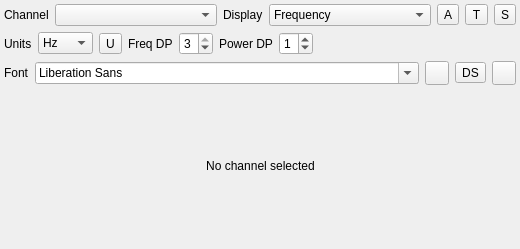
<?xml version="1.0" encoding="UTF-8"?>
<ui version="4.0">
 <class>FreqDisplayGUI</class>
 <widget class="RollupContents" name="FreqDisplayGUI">
  <property name="geometry">
   <rect>
    <x>0</x>
    <y>0</y>
    <width>520</width>
    <height>249</height>
   </rect>
  </property>
  <property name="minimumSize">
   <size>
    <width>420</width>
    <height>200</height>
   </size>
  </property>
  <property name="windowTitle">
   <string>Frequency Display</string>
  </property>
  <widget class="QWidget" name="settingsContainer" native="true">
   <property name="geometry">
    <rect>
     <x>0</x>
     <y>0</y>
     <width>520</width>
     <height>91</height>
    </rect>
   </property>
   <property name="sizePolicy">
    <sizepolicy hsizetype="Expanding" vsizetype="Preferred">
     <horstretch>0</horstretch>
     <verstretch>0</verstretch>
    </sizepolicy>
   </property>
   <property name="windowTitle">
    <string>Settings</string>
   </property>
   <layout class="QVBoxLayout" name="verticalLayout">
    <property name="leftMargin">
     <number>4</number>
    </property>
    <property name="topMargin">
     <number>4</number>
    </property>
    <property name="rightMargin">
     <number>4</number>
    </property>
    <property name="bottomMargin">
     <number>4</number>
    </property>
    <item>
     <layout class="QHBoxLayout" name="channelLayout">
      <item>
       <widget class="QLabel" name="channelsLabel">
        <property name="text">
         <string>Channel</string>
        </property>
       </widget>
      </item>
      <item>
       <widget class="QComboBox" name="channels">
        <property name="sizePolicy">
         <sizepolicy hsizetype="Expanding" vsizetype="Fixed">
          <horstretch>0</horstretch>
          <verstretch>0</verstretch>
         </sizepolicy>
        </property>
        <property name="toolTip">
         <string>Which channel to display frequency / power for</string>
        </property>
       </widget>
      </item>
      <item>
       <widget class="QLabel" name="displayLabel">
        <property name="text">
         <string>Display</string>
        </property>
       </widget>
      </item>
      <item>
       <widget class="QComboBox" name="displayMode">
        <property name="sizePolicy">
         <sizepolicy hsizetype="Expanding" vsizetype="Fixed">
          <horstretch>0</horstretch>
          <verstretch>0</verstretch>
         </sizepolicy>
        </property>
        <property name="toolTip">
         <string>Select what to display: channel frequency, power or both</string>
        </property>
        <item>
         <property name="text">
          <string>Frequency</string>
         </property>
        </item>
        <item>
         <property name="text">
          <string>Power</string>
         </property>
        </item>
        <item>
         <property name="text">
          <string>Frequency &amp; Power</string>
         </property>
        </item>
       </widget>
      </item>
      <item>
       <widget class="ButtonSwitch" name="activeOnly">
        <property name="toolTip">
         <string>When checked, display frequency / power only when channel is active (unmuted and squelch open)</string>
        </property>
        <property name="text">
         <string>A</string>
        </property>
       </widget>
      </item>
      <item>
       <widget class="ButtonSwitch" name="transparentBackground">
        <property name="toolTip">
         <string>Click to display frequency / power on transparent background.

When in transparent mode:
- Left click on text to drag.
- Right click on the text to exit transparent mode.</string>
        </property>
        <property name="text">
         <string>T</string>
        </property>
       </widget>
      </item>
      <item>
       <widget class="ButtonSwitch" name="speech">
        <property name="toolTip">
         <string>Speak frequency/power value when it changes</string>
        </property>
        <property name="text">
         <string>S</string>
        </property>
        <property name="icon">
         <iconset resource="../../../sdrgui/resources/res.qrc">
          <normaloff>:/sound_off.png</normaloff>
          <normalon>:/sound_on.png</normalon>:/sound_off.png</iconset>
        </property>
       </widget>
      </item>
     </layout>
    </item>
    <item>
     <layout class="QHBoxLayout" name="unitsLayout">
      <item>
       <widget class="QLabel" name="unitsLabel">
        <property name="text">
         <string>Units</string>
        </property>
       </widget>
      </item>
      <item>
       <widget class="QComboBox" name="frequencyUnits">
        <property name="toolTip">
         <string>Select units for the displayed frequency value</string>
        </property>
        <item>
         <property name="text">
          <string>Hz</string>
         </property>
        </item>
        <item>
         <property name="text">
          <string>kHz</string>
         </property>
        </item>
        <item>
         <property name="text">
          <string>MHz</string>
         </property>
        </item>
        <item>
         <property name="text">
          <string>GHz</string>
         </property>
        </item>
       </widget>
      </item>
      <item>
       <widget class="ButtonSwitch" name="showUnits">
        <property name="toolTip">
         <string>Show or hide unit labels in the display</string>
        </property>
        <property name="text">
         <string>U</string>
        </property>
       </widget>
      </item>
      <item>
       <widget class="QLabel" name="freqDecimalPlacesLabel">
        <property name="toolTip">
         <string>Decimal places for frequency (disabled when units is Hz)</string>
        </property>
        <property name="text">
         <string>Freq DP</string>
        </property>
       </widget>
      </item>
      <item>
       <widget class="QSpinBox" name="freqDecimalPlaces">
        <property name="toolTip">
         <string>Number of decimal places to show for the frequency value</string>
        </property>
        <property name="minimum">
         <number>0</number>
        </property>
        <property name="maximum">
         <number>3</number>
        </property>
        <property name="value">
         <number>3</number>
        </property>
       </widget>
      </item>
      <item>
       <widget class="QLabel" name="powerDecimalPlacesLabel">
        <property name="toolTip">
         <string>Decimal places for power</string>
        </property>
        <property name="text">
         <string>Power DP</string>
        </property>
       </widget>
      </item>
      <item>
       <widget class="QSpinBox" name="powerDecimalPlaces">
        <property name="toolTip">
         <string>Number of decimal places to show for the power value</string>
        </property>
        <property name="minimum">
         <number>0</number>
        </property>
        <property name="maximum">
         <number>3</number>
        </property>
        <property name="value">
         <number>1</number>
        </property>
       </widget>
      </item>
      <item>
       <spacer name="unitsSpacer">
        <property name="orientation">
         <enum>Qt::Orientation::Horizontal</enum>
        </property>
        <property name="sizeHint" stdset="0">
         <size>
          <width>40</width>
          <height>20</height>
         </size>
        </property>
       </spacer>
      </item>
     </layout>
    </item>
    <item>
     <layout class="QHBoxLayout" name="fontLayout">
      <item>
       <widget class="QLabel" name="fontLabel">
        <property name="text">
         <string>Font</string>
        </property>
       </widget>
      </item>
      <item>
       <widget class="QFontComboBox" name="fontFamily">
        <property name="sizePolicy">
         <sizepolicy hsizetype="Expanding" vsizetype="Fixed">
          <horstretch>0</horstretch>
          <verstretch>0</verstretch>
         </sizepolicy>
        </property>
        <property name="toolTip">
         <string>Select font family for the frequency display</string>
        </property>
       </widget>
      </item>
      <item>
       <widget class="QPushButton" name="textColor">
        <property name="maximumSize">
         <size>
          <width>24</width>
          <height>24</height>
         </size>
        </property>
        <property name="toolTip">
         <string>Select color for the frequency / power text</string>
        </property>
        <property name="text">
         <string/>
        </property>
       </widget>
      </item>
      <item>
       <widget class="ButtonSwitch" name="dropShadow">
        <property name="toolTip">
         <string>Enable drop shadow effect on the frequency / power text</string>
        </property>
        <property name="text">
         <string>DS</string>
        </property>
       </widget>
      </item>
      <item>
       <widget class="QPushButton" name="dropShadowColor">
        <property name="maximumSize">
         <size>
          <width>24</width>
          <height>24</height>
         </size>
        </property>
        <property name="toolTip">
         <string>Select color for the drop shadow</string>
        </property>
        <property name="text">
         <string/>
        </property>
       </widget>
      </item>
     </layout>
    </item>
   </layout>
  </widget>
  <widget class="FrequencyLabel" name="frequencyValue">
   <property name="geometry">
    <rect>
     <x>10</x>
     <y>120</y>
     <width>501</width>
     <height>91</height>
    </rect>
   </property>
   <property name="sizePolicy">
    <sizepolicy hsizetype="Expanding" vsizetype="Expanding">
     <horstretch>0</horstretch>
     <verstretch>1</verstretch>
    </sizepolicy>
   </property>
   <property name="text">
    <string>No channel selected</string>
   </property>
   <property name="alignment">
    <set>Qt::AlignmentFlag::AlignCenter</set>
   </property>
  </widget>
 </widget>
 <customwidgets>
  <customwidget>
   <class>FrequencyLabel</class>
   <extends>QLabel</extends>
   <header>freqdisplaygui.h</header>
  </customwidget>
  <customwidget>
   <class>RollupContents</class>
   <extends>QWidget</extends>
   <header>gui/rollupcontents.h</header>
   <container>1</container>
  </customwidget>
  <customwidget>
   <class>ButtonSwitch</class>
   <extends>QToolButton</extends>
   <header>gui/buttonswitch.h</header>
  </customwidget>
 </customwidgets>
 <resources>
  <include location="../../../sdrgui/resources/res.qrc"/>
 </resources>
 <connections/>
</ui>
